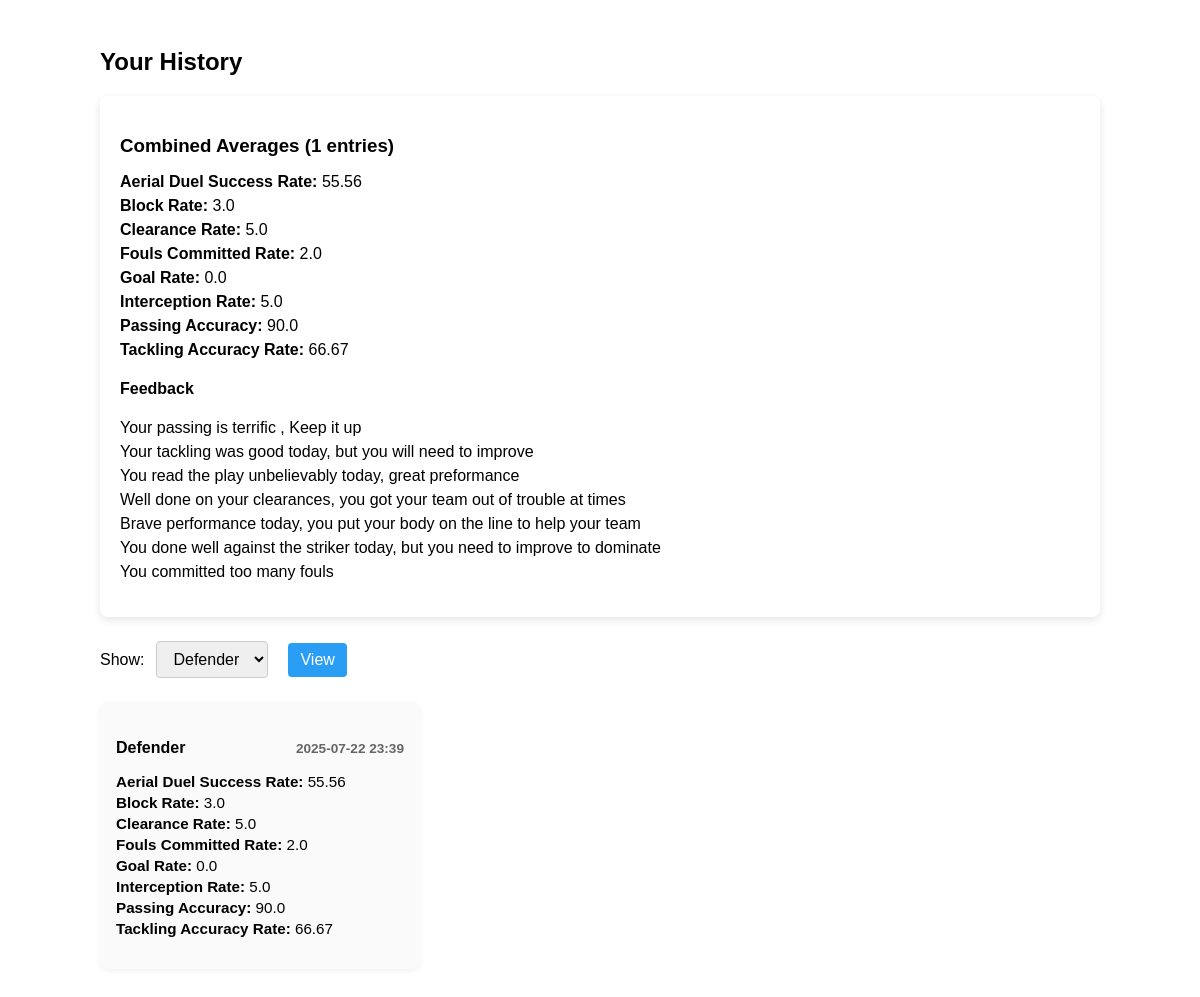
The app's page /history (signed in) with its own data.
### models.py (models this page shows)
class Submission(db.Model):
    __tablename__ = 'submissions'
    submission_id = db.Column(db.Integer, primary_key=True)
    position = db.Column(db.String(50), nullable=False)
    inputted_data = db.Column(db.Text, nullable=False)
    calculated_data = db.Column(db.Text, nullable=False)
    timeStamp = db.Column(db.DateTime(timezone=True), default=datetime.now)
    user_id = db.Column(db.Integer, db.ForeignKey('users.user_id'), nullable=False)

### routes/history.py (the view, shortened to what this page needs)
@history.route("/history")
@login_required
def view_history():
    user_id = session.get('user_id')
    if not user_id:
        flash("Please log in to view history", "warning")
        return redirect(url_for('auth.login'))
    rows = (
        db.session
          .query(Submission.position)
          .filter_by(user_id=user_id)
          .distinct()
          .all()
    )
    positions = [r[0] for r in rows]  # e.g. ['defender','goalkeeper']
    selected = request.args.get('position')
    if not selected and positions:
        selected = positions[0]
    submissions = []
    if selected:
        submissions = (
            Submission.query
                      .filter_by(user_id=user_id, position=selected)
                      .order_by(Submission.timeStamp.desc())   # ← desc(), not dec()
                      .all()
        )
        for sub in submissions:
            sub.calculated = json.loads(sub.calculated_data)
            sub.inputted = json.loads(sub.inputted_data)
    combined_stats = {}
    combined_feedback = []
    if submissions:
        keys = submissions[0].calculated.keys()
        for key in keys:
            numeric_vals = []
            for sub in submissions:
                v = sub.calculated.get(key)
                try:
                    numeric_vals.append(float(v))
                except (TypeError, ValueError):
                    continue
            if numeric_vals:
                combined_stats[key] = sum(numeric_vals) / len(numeric_vals)
            else:
                combined_stats[key] = None
    if selected == 'defender':
            combined_feedback.append(generate_passing_feedback(combined_stats['passing_accuracy']))
            raw = [
                generate_tackling_feedback(combined_stats['tackling_accuracy_rate']),
                generate_interception_feedback(combined_stats['interception_rate']),
                generate_clearance_feedback(combined_stats['clearance_rate']),
                generate_block_feedback(combined_stats['block_rate']),
                generate_aerial_duel_feedback(combined_stats['aerial_duel_success_rate']),
                generate_fouls_committed_feedback(combined_stats['fouls_committed_rate'])
            ]
            for msg in raw:
                if isinstance(msg,list):
                    combined_feedback.extend(msg)
                elif msg:
                     combined_feedback.extend(msg)
    return render_template(
        'history.html',
        positions=positions,
        selected_position=selected,
        submissions=submissions,
        combined_stats=combined_stats,
        combined_feedback=combined_feedback
    )

### stats_feedback.py (called while the page is built)
def generate_passing_feedback(passing_accuracy):
    if passing_accuracy:
        if passing_accuracy > 85:
            feedback = "Your passing is terrific , Keep it up"
            return feedback
        elif passing_accuracy >=60 and passing_accuracy < 85:
            feedback = "Your passing is decent but you need to improve"
            return feedback
        else:
            feedback = "Your passing isnt good you should take some time to improve passing accuracy and timing"
            return feedback

def generate_tackling_feedback(tackling_accuracy):
    feedback = []
    if tackling_accuracy:
        if tackling_accuracy >= 80:
            feedback.append("Your Tackling was second to none, absolutly brilliant")
        elif tackling_accuracy >60:
            feedback.append("Your tackling was good today, but you will need to improve")
        else:
            feedback.append("Your tackling was very bad today, you need to learn to judge the tackle better")
        return feedback

def generate_interception_feedback(interception_rate):
    feedback = []
    if interception_rate:
        if interception_rate >= 3:
            feedback.append("You read the play unbelievably today, great preformance")
        elif interception_rate >=1:
            feedback.append("Good reading of the play today, keep it up")
        else:
            feedback.append("You should try and keep your head up and anticipate the play better")
        return feedback

def generate_clearance_feedback(clearance_rate):
    feedback = []
    if clearance_rate:
        if clearance_rate >= 6:
            feedback.append("Your clearances were vital for your team today, terrific keep it up")
        elif clearance_rate >=2:
            feedback.append("Well done on your clearances, you got your team out of trouble at times")
        else:
            feedback.append("Unlucky, you should try and judge the ball when its in the box to clear")
        return feedback

def generate_block_feedback(block_rate):
    feedback = []
    if block_rate:
        if block_rate >=3:
            feedback.append("Brave performance today, you put your body on the line to help your team")
        elif block_rate >=1:
            feedback.append("Good blocking today keep it up")
        else:
            feedback.append("You need to be more brave in your defending")
        return feedback

### templates/history.html (shortened to what this page needs)
{% extends 'base.html' %}
{% block body %}
<div class="page-wrap">
  <h2>Your History</h2>
  {% if combined_stats %}
    <div class="combined-stats-card">
      <h3> Combined Averages ({{ submissions|length }} entries)</h3>
      <ul>
        {% for key, value in combined_stats.items() %}
          {% if value is not none %}
            <li>
              <strong>{{ key.replace('_',' ').title() }}:</strong>
              {{ value | round(2) }}
            </li>
          {% endif %}
        {% endfor %}
      </ul>
      <h4>Feedback</h4>
    <ul class="combined-feedback-list">
      {% for msg in combined_feedback %}
        <li>{{ msg }}</li>
      {% endfor %}
    </ul>
    </div>
  {% endif %}
  <form method="get" action="{{ url_for('history.view_history') }}" class="history-filter">
    <label for="position">Show:</label>
    <select name="position" id="position">
      {% for pos in positions %}
        <option value="{{ pos }}" {% if pos == selected_position %}selected{% endif %}>
          {{ pos.title() }}
        </option>
      {% endfor %}
    </select>
    <button type="submit">View</button>
  </form>
  <div class="history-container">
    {% if submissions %}
      {% for sub in submissions %}
        <div class="history-item-card">
          <h4>
            {{ sub.position.title() }}
            <span class="timestamp">{{ sub.timeStamp.strftime('%Y-%m-%d %H:%M') }}</span>
          </h4>
          <ul>
            {% for key, value in combined_stats.items() %}
                {% if value is not none %}
                <li>
                    <strong>{{ key.replace('_',' ').title() }}:</strong>
                    {{ value | round(2) }}
                </li>
                {% endif %}
            {% endfor %}
            </ul>
        </div>
      {% endfor %}
    {% else %}
      <p class="no-entries">No feedback saved for {{ selected_position.title() }} yet.</p>
    {% endif %}
  </div>
</div>
{% endblock %}

### static/style.css (style rules this page uses)
body, html { overflow-x: hidden; }
.history-filter { margin-bottom: 20px; }
.history-filter select { padding: 6px; border-radius: 4px; margin-right: 8px; }
.history-filter button { padding: 6px 12px; border-radius: 4px; background-color: #2a9df4; color: white; border: none; cursor: pointer; }
.page-wrap { max-width: 1000px; margin: 0 auto; padding: 20px; font-family: sans-serif; }
.combined-stats-card { background: #fff; border-radius: 8px; box-shadow: 0 3px 8px rgba(0,0,0,0.1); padding: 20px; margin-bottom: 24px; }
.combined-stats-card h3 { margin-bottom: 12px; }
.combined-stats-card ul { list-style: none; padding: 0; }
.combined-stats-card li { margin-bottom: 6px; }
.history-filter { display: flex; align-items: center; gap: 12px; margin-bottom: 24px; }
.history-filter select, .history-filter button { padding: 8px 12px; border-radius: 4px; border: 1px solid #ccc; font-size: 1rem; }
.history-filter button { background: #2a9df4; color: #fff; border: none; cursor: pointer; }
.history-container { display: grid; grid-template-columns: repeat(auto-fill, minmax(280px, 1fr)); gap: 20px; }
.history-item-card { background: #fafafa; border-radius: 8px; padding: 16px; box-shadow: 0 2px 6px rgba(0,0,0,0.05); }
.history-item-card h4 { display: flex; justify-content: space-between; align-items: baseline; margin-bottom: 10px; }
.history-item-card .timestamp { font-size: 0.85rem; color: #666; }
.history-item-card ul { list-style: none; padding: 0; }
.history-item-card li { margin-bottom: 4px; font-size: 0.95rem; }
.combined-feedback-list { list-style: disc inside; margin-top: 12px; }
.combined-feedback-list li { margin-bottom: 6px; }

### records on screen
Submission: position "Defender", timeStamp "2025-07-22 23:39", replace "Aerial Duel Success Rate" "Block Rate" "Clearance Rate" "Fouls Committed Rate" "Goal Rate" "Interception Rate" "Passing Accuracy" "Tackling Accuracy Rate", value "55.56" "3.0" "5.0" "2.0" "0.0" "5.0" "90.0" "66.67"

### other values on screen
{{ submissions|length }} "1"
{{ key.replace('_',' ').title() }} "Aerial Duel Success Rate" "Block Rate" "Clearance Rate" "Fouls Committed Rate" "Goal Rate" "Interception Rate" "Passing Accuracy" "Tackling Accuracy Rate"
{{ value | round(2) }} "55.56" "3.0" "5.0" "2.0" "0.0" "5.0" "90.0" "66.67"
{{ msg }} "Your passing is terrific , Keep it up" "Your tackling was good today, but you will need to improve" "You read the play unbelievably today, great preformance" "Well done on your clearances, you got your team out of trouble at times" "Brave performance today, you put your body on the line to help your team" "You done well against the striker today, but you need to improve to dominate" "You committed too many fouls"
form field position "Defender"
